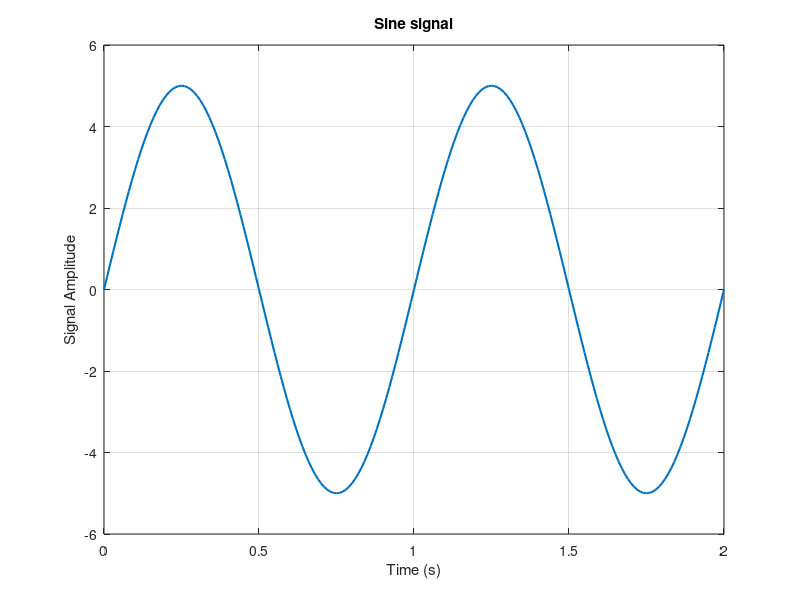
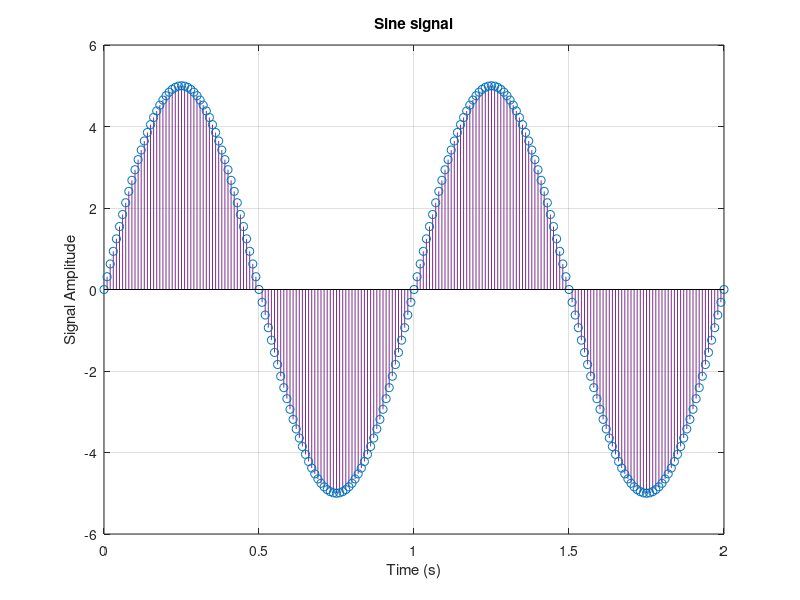
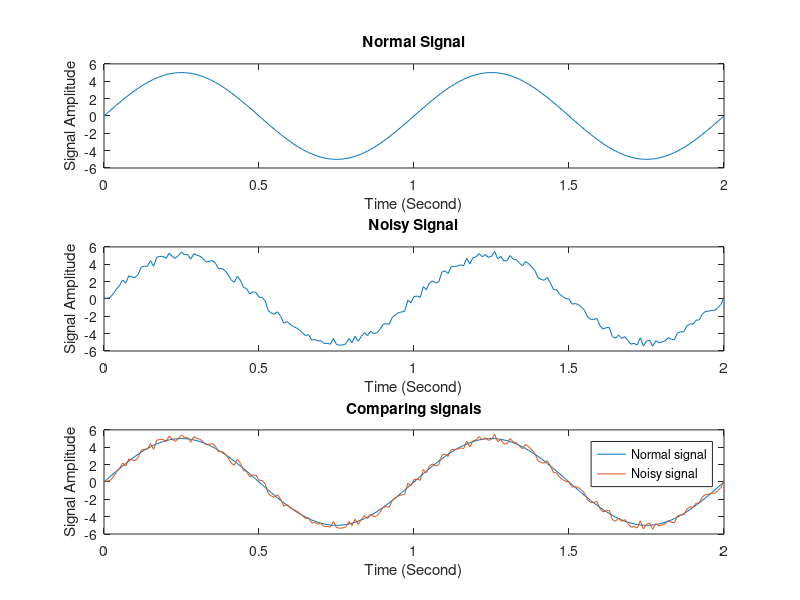
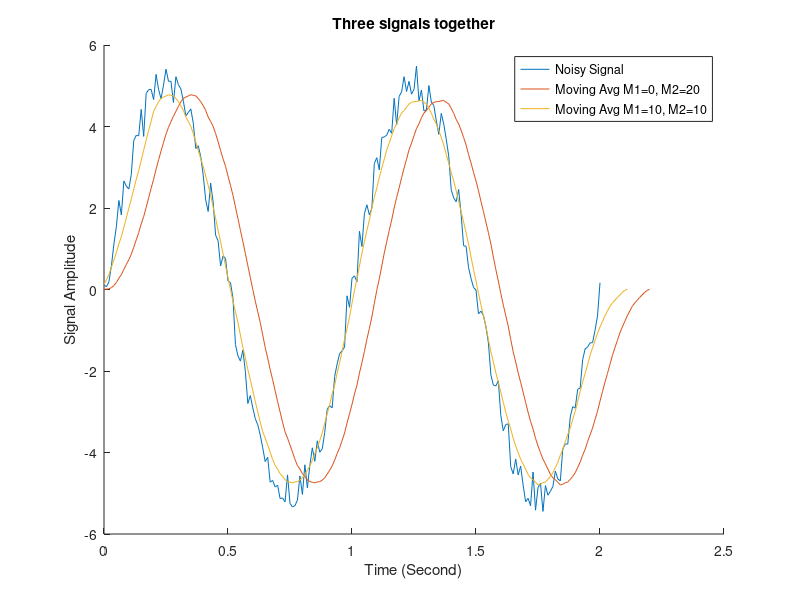

Source code (MATLAB) for these figures, in order: (Note: this script raises an error after producing the figures.)
%%
close all;
clear;
clc;
%% part 1
% part 1.1
t = 0:0.01:2;        % Define time axis
A = 5;               % Amplitude
f = 1;               % Frequency
y = A*sin(2*pi*f*t); % Sine function

% Plotting signals
figure('Name', 'Sine signal (Plot)');
plot(t, y, 'LineWidth', 1.5);
xlabel('Time (s)');
ylabel('Signal Amplitude');
title('Sine signal');
grid on;

figure('Name', 'Sine signal (Stem)');
stem(t, y,'color', '#7E2F8E', 'LineWidth', 0.5);
xlabel('Time (s)');
ylabel('Signal Amplitude');
title('Sine signal');
grid on;

%% part 2
% part 1.2
r = rand(1, length(y)) - 0.5; % Noise
noised_signal = y + r;        % Add noise to sine, y defined in section 1.1

% Plotting signals
figure('Name', 'Normal Sine signal VS Noisy Sine Signal', 'Position', [300 200 700 500]);
subplot(3,1,1);               % Plotting normal signal without noise
plot(t,y)
title('Normal Signal');xlabel('Time (Second)');ylabel('Signal Amplitude');
subplot(3,1,2);               % Plotting noisy signal
plot(t,noised_signal)
title('Noisy Signal');xlabel('Time (Second)');ylabel('Signal Amplitude');
%hold on;
subplot(3,1,3);               % Plotting both signal together for comparing them
plot(t,y, t, noised_signal)
hold on;
title('Comparing signals');xlabel('Time (Second)');ylabel('Signal Amplitude');
legend('Normal signal', 'Noisy signal');
hold off;

%% part 3
% part 1.3:
% A moving average filter introduces a delay because it computes the average of past data points, which inherently involves looking back in time, causing the output to lag behind the input signal.

M1 = 0;
M2 = 20;
len = M2 + M1 + 1; % Window length

window = ones(1, len) / len; % Moving average window

y2 = conv(noised_signal, window);   % Noised signal defined in section 1.2, Line 30
t2 = 0:0.01:(0.01 * (length(y2) - 1));

% Plotting section 1.3.1
figure('Name', 'Moving Avg signals', 'Position', [300 200 700 500]);
hold on;
plot(t,noised_signal);              % Noise signal
plot(t2, y2);                       % Moving Avg M1=0, M2=20

% part 1.3.2:
M1 = 10;
M2 = 10;
len = M2 + M1 + 1; % Window length

window = ones(1, len) / len; % Moving average window

y3 = conv(noised_signal(M1:end), window);
t3 = 0:0.01:(0.01 * (length(y3) - 1));

plot(t3, y3);                       % Moving Avg M1=0, M2=20
hold off;
title('Three signals together'); xlabel('Time (Second)'); ylabel('Signal Amplitude');
legend("Noisy Signal", "Moving Avg M1=0, M2=20", "Moving Avg M1=10, M2=10");

%% part 4
% part 1.4.1
M1 = 0;
M2 = 20;
len = M2 + M1 + 1; % Window length

b = ones(1,len)/len;
a = 1;
y4_1 = filter(b, a, noised_signal);
t4_1 = 0:0.01:(0.01 * (length(y4_1) - 1));

% Plotting section 1.4
figure('Name', 'Moving Avg signals by using filter function', 'Position', [300 200 700 500]);
hold on;
plot(t,noised_signal);              % Noise signal
plot(t4_1, y4_1);                   % filtered signal
plot(t2,y2);                        % Plotting convolved signal M1=0, M2=20
plot(t3,y3);                        % Plotting convolved signal M1=10, M2=10
title('All signals together'); xlabel('Time (Second)'); ylabel('Signal Amplitude');
legend("Noisy Signal", "filtered signal", "Moving Avg M1=0, M2=20", "Moving Avg M1=10, M2=10");
hold off;

% Plotting section 1.3
figure('Name', 'plotting in seperated subplots', 'Position', [300 200 700 500]);
subplot(2,2,1);               % Plotting noisy signal
plot(t,noised_signal)
title('Noisy signal');xlabel('Time (Second)');ylabel('Signal Amplitude');
subplot(2,2,2);               % Plotting convolved signal M1=0, M2=20
plot(t2,y2)
title('convolved signal M1=0, M2=20');xlabel('Time (Second)');ylabel('Signal Amplitude');
subplot(2,2,3);               % Plotting convolved signal M1=10, M2=10
plot(t3,y3)
title('convolved signal M1=10, M2=10');xlabel('Time (Second)');ylabel('Signal Amplitude');
subplot(2,2,4);               % filtered signal
plot(t4_1,y4_1)
title('output signal of filter function');xlabel('Time (Second)');ylabel('Signal Amplitude');

%% part 5
% part 1.5
w0 = pi/32; n = 100;
[y5,t5] = singen(w0,n);     %singen function is defined in singen.m
figure('Name', 'singen');
stem(t5,y5, '.')
title('singen function output');xlabel('Time (Second)');ylabel('Signal Amplitude');


%% part 6
close all;
clear;
clc;

figure('Name', 'cos(2*pi*t6) + cos(8*pi*t6) + cos(12*pi*t6)');
t6 = 0:0.01:4;
y6 = cos(2*pi*t6) + cos(8*pi*t6) + cos(12*pi*t6); %Original Signal
plot(t6,y6);
title('cos(2*pi*t6) + cos(8*pi*t6) + cos(12*pi*t6)');xlabel('Time (Milisecond)');ylabel('Signal Amplitude');
hold on;

t62 = 0:0.2:4; % 5khz => 0.0002s = 0.2ms
y62 = cos(2*pi*t62) + cos(8*pi*t62) + cos(12*pi*t62); %Same signal, 5Khz sampled time vector
stem(t62,y62);

%figure()
%y8 = idealfilter()
%t8 = 0:0.01:(0.01*(length(y8)-1));

%plot(t8,y8)

%% part 7
close all;
clear;
clc;

fs = 100;
t7 = -5:1/fs:5;
y7 = sinc(5*t7) .^ 2;

% Spectrum of original singal
FT_x_0 = (1 / fs) * abs(fftshift(fft(y7)));
f_axis_0 = linspace(-fs / 2, fs / 2, length(FT_x_0));


for sr=[4 5 10 20] % sr: sampling rate
    figure('Name', 'Spectrum of original vs sampled signal');
    
    % Keep every fs/sr sample, other samples are set to 0
    % This way, the length of y will remain the same
    y7_2 = zeros(1, length(y7));
    y7_2(1:fs/sr:end) = y7(1:fs/sr:end); 


    % Spectrum of sampled singal
    FT_x_1 = (1 / fs) * abs(fftshift(fft(y7_2)));
    f_axis_1 = linspace(-fs / 2, fs / 2, length(FT_x_1));

    subplot(2,1,1)
    plot(f_axis_0, abs(FT_x_0), 'LineWidth', 1.5);
    title('Spectrum of original signal');xlabel('Frequency (Hz)');ylabel('Amplitude');

    subplot(2,1,2)
    plot(f_axis_1, abs(FT_x_1), 'LineWidth', 1.5);
    title(sprintf('Spectrum of sampled signal sr=%d', sr));xlabel('Frequency (Hz)');ylabel('Amplitude');
end


%% part 9
close all;
clear;
clc;

% Constructing the signal
f = [pi/16 5*pi/16 9*pi/16 13*pi/16];

fs = 1e3;
t9 = 1:1/fs:100;
y9 = zeros(1, length(t9));

for f1=f
    y9 = y9 + cos(2*f1*t9);
end


% Plottign the spectrum of the original signal
figure('Name', 'Spectrum of original signal');
FT_y9 = (1/fs) * abs(fftshift(fft(y9)));
f_axis = linspace(-fs / 2, fs / 2, length(FT_y9));
plot(f_axis,FT_y9, 'LineWidth', 2)
xlim([-1,1])
title('Spectrum'); xlabel('Freq');ylabel('Amplitude');


% Loading filters coefficients from xls file
filter_coef_1 = readmatrix('filters.xls', 'Sheet', 1);
filter_coef_2 = readmatrix('filters.xls', 'Sheet', 2);



% Plotting amplitude of frequency responses
figure('Name', 'Frequency response of filters');

for i = 1:4
    subplot(4,2, 2*i-1)
    
    [h, w] = freqz(filter_coef_1(i, :));
    w = w ./ pi;

    plot(w, abs(h));
    title(sprintf('Frequency response of analysis filter %d', i));
    xlabel('Normalized Frequency');ylabel('Amplitude');
end

for i = 1:4
    subplot(4,2,2*i)
    
    [h, w] = freqz(filter_coef_2(i, :));
    w = w ./ pi;
    
    plot(w, abs(h));
    title(sprintf('Frequency response of synthesis filter %d', i));
    xlabel('Normalized Frequency');ylabel('Amplitude');
end

% Plotting phase of frequency responses
figure('Name', 'Phase response of filters');

for i = 1:4
    subplot(4,2, 2*i-1)
    
    [h, w] = freqz(filter_coef_1(i, :));
    w = w ./ pi;
    
    plot(w, (angle(h)));
    title(sprintf('Frequency response of analysis filter %d', i));
    xlabel('Normalized Frequency');ylabel('Phase');
end

for i = 1:4
    subplot(4,2,2*i)
    
    [h, w] = freqz(filter_coef_2(i, :));
    w = w ./ pi;
    
    plot(w, (angle(h)));
    title(sprintf('Frequency response of synthesis filter %d', i));
    xlabel('Normalized Frequency');ylabel('Phase');
end
